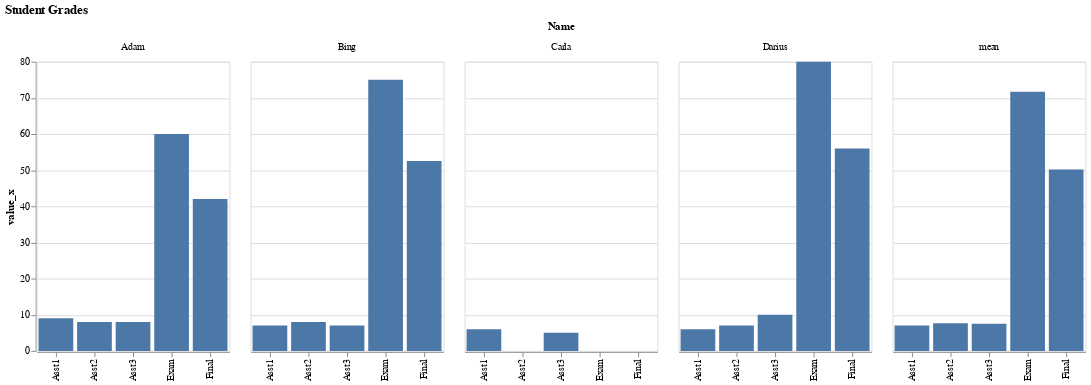

The notebook cell this image was saved under:
### Code cell
# C)
import altair as alt

columns_per_student = [column for column in grades if assignment_column_regex.match(column)]

columns_per_student.append('Exam')
columns_per_student.append('Final')


alt.Chart(grades, title="Student Grades").transform_fold(
    columns_per_student, 
    as_=['key_x', 'value_x']
).encode(
    x=alt.X('key_x:N', title=None),
    y=alt.Y('value_x:Q', title="Score (Weighted)"),
    facet=alt.Facet('Name')
).mark_bar().properties(width=200)

### Figure 1 — Vega-Lite specification as saved in the notebook (floating-point values rounded to 4 significant figures)
{"config": {"view": {"continuousWidth": 400, "continuousHeight": 300}}, "data": {"name": "data-0ebe576cbc56c7b5959800721f0d5c4c"}, "mark": "bar", "encoding": {"facet": {"field": "Name", "type": "nominal"}, "x": {"field": "key_x", "title": null, "type": "nominal"}, "y": {"field": "value_x", "type": "quantitative"}}, "title": "Student Grades", "transform": [{"fold": ["Asst1", "Asst2", "Asst3", "Exam", "Final"], "as": ["key_x", "value_x"]}], "width": 200, "$schema": "https://vega.github.io/schema/vega-lite/v4.17.0.json", "datasets": {"data-0ebe576cbc56c7b5959800721f0d5c4c": [{"Name": "Adam", "Asst1": 9, "Asst2": 8.0, "Asst3": 8.0, "Exam": 60.0, "Final": "42.0"}, {"Name": "Bing", "Asst1": 7, "Asst2": 8.0, "Asst3": 7.0, "Exam": 75.0, "Final": "52.5"}, {"Name": "Carla", "Asst1": 6, "Asst2": null, "Asst3": 5.0, "Exam": null, "Final": "INC"}, {"Name": "Darius", "Asst1": 6, "Asst2": 7.0, "Asst3": 10.0, "Exam": 80.0, "Final": "56.0"}, {"Name": "mean", "Asst1": 7, "Asst2": 7.67, "Asst3": 7.5, "Exam": 71.67, "Final": "50.17"}]}}
